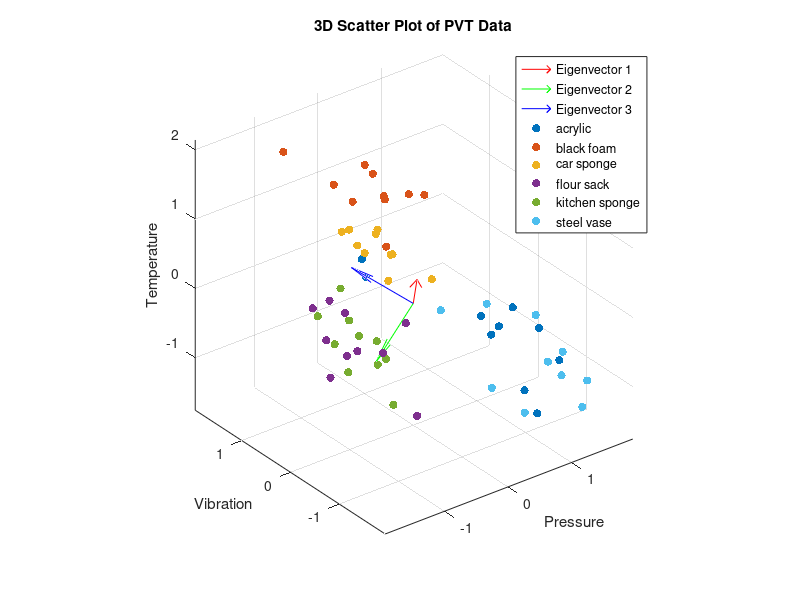
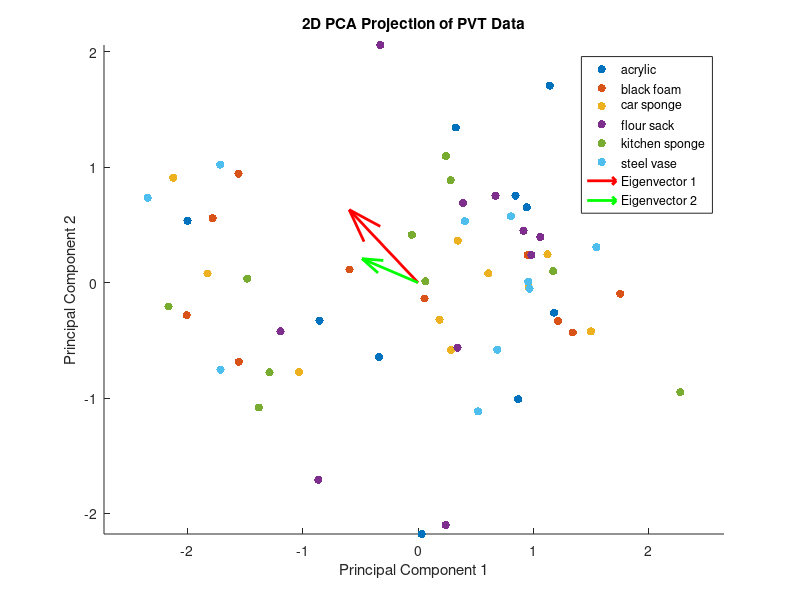
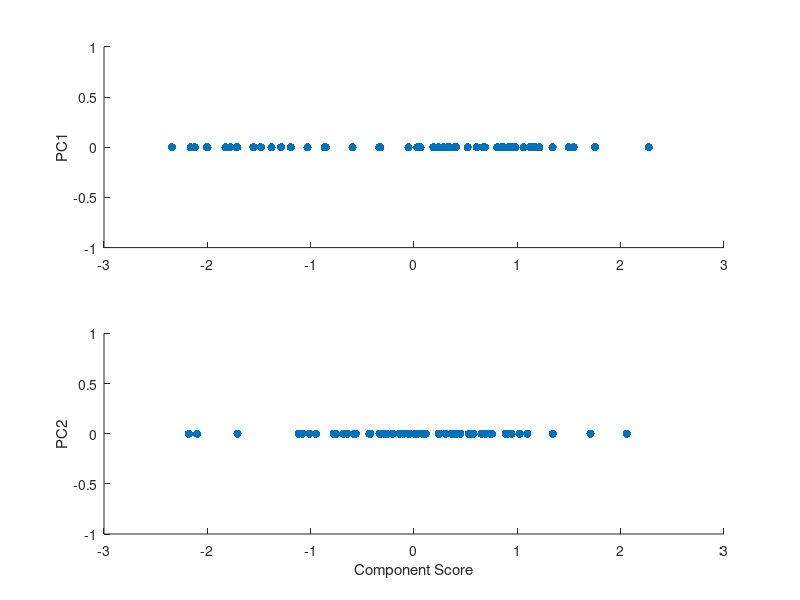

The MATLAB source for these figures, in order: (Note: this script raises an error after producing the figures.)
%question_a
% Load the data from the .mat file
data = load('Lab1/F0_PVT.mat');
colors = lines(6);
% Extract the individual variables
pressure = data.Pressure;
temperature = data.Temperature;
vibration = data.Vibration;

% Standardize the data
pressure_standardized = (pressure - mean(pressure)) ./ std(pressure);
temperature_standardized = (temperature - mean(temperature)) ./ std(temperature);
vibration_standardized = (vibration - mean(vibration)) ./ std(vibration);

pressure_vector = pressure_standardized(:);
temperature_vector = temperature_standardized(:);
vibration_vector = vibration_standardized(:);
% Combine the variables into a single matrix for covariance calculation
% Each column of this matrix represents a variable
combinedData = [pressure_vector, temperature_vector, vibration_vector];


% Calculate the covariance matrix
covarianceMatrix = cov(combinedData);

% Display the covariance matrix
disp(covarianceMatrix);

% Calculate eigenvalues and eigenvectors
[eigenvectors, eigenvalues] = eig(covarianceMatrix);

% eigenvalues are on the diagonal of the eigenvalues matrix
% eigenvalues = diag(eigenvalues);

% Display the results
disp('Eigenvalues:');
disp(eigenvalues);
disp('Eigenvectors:');
disp(eigenvectors);



% question_b
% Origin of the eigenvectors
origin = [0, 0, 0];

% Plotting the eigenvectors
quiver3(origin(1), origin(2), origin(3), eigenvectors(1,1), eigenvectors(2,1), eigenvectors(3,1), 'r');
hold on;
quiver3(origin(1), origin(2), origin(3), eigenvectors(1,2), eigenvectors(2,2), eigenvectors(3,2), 'g');
quiver3(origin(1), origin(2), origin(3), eigenvectors(1,3), eigenvectors(2,3), eigenvectors(3,3), 'b');
for i = 1:size(pressure_standardized, 1)
    scatter3(pressure_standardized(i,:), vibration_standardized(i,:), temperature_standardized(i,:), 36, colors(i,:), 'filled');
end
hold off;

% Setting the plot limits
axis equal;
xlabel('Pressure');
ylabel('Vibration');
zlabel('Temperature');
title('3D Scatter Plot of PVT Data');
grid on;
legend();

% Adding a legend
legend('Eigenvector 1', 'Eigenvector 2', 'Eigenvector 3', 'acrylic', 'black foam', 'car sponge', 'flour sack', 'kitchen sponge', 'steel vase');


%question_c
eigenvalues = diag(eigenvalues);
% Sort the eigenvalues in descending order and get indices
[sorted_eigenvalues, sort_index] = sort(eigenvalues, 'descend');

% Extract the two largest eigenvalues
largest_eigenvalues = sorted_eigenvalues(1:2);

% Extract the eigenvectors corresponding to the two largest eigenvalues
F = eigenvectors(:, sort_index(1:2));

% Display the results
disp('Two Largest Eigenvalues:');
disp(largest_eigenvalues);
disp('Projection Matrix:');
disp(F);

%plot two large eigenvector
meanData = mean(combinedData);

%project tandardized data onto the two largest principal components 
projectedData = combinedData * F;
meanProjectedData = mean(projectedData, 1);

%plot 2D
figure
hold on;
%set object labels
numDataPointsPerObject = size(projectedData, 1) / 6;
objectLabels = repmat(1:6, numDataPointsPerObject, 1);
objectLabels = objectLabels(:);

for obj = 1:6
    % Logical indexing to select rows
    objIndices = objectLabels == obj;
    
    % Plot with corresponding color
    scatter(projectedData(objIndices,1), projectedData(objIndices,2), 36, colors(obj,:), 'filled');
end
quiver(meanProjectedData(1), meanProjectedData(2), F(1,1), F(2,1), 'r', 'LineWidth', 2, 'AutoScale', 'off');
quiver(meanProjectedData(1), meanProjectedData(2), F(1,2), F(2,2), 'g', 'LineWidth', 2, 'AutoScale', 'off');
axis equal;
hold off;

xlabel('Principal Component 1');
ylabel('Principal Component 2');
title('2D PCA Projection of PVT Data');
legend('acrylic', 'black foam', 'car sponge', 'flour sack', 'kitchen sponge', 'steel vase','Eigenvector 1','Eigenvector 2');


%question d
figure;

% Number of principal components
numPCs = size(projectedData, 2);

% Loop through each principal component to create a subplot for each
for i = 1:numPCs
    % Create a subplot for each principal component
    subplot(numPCs, 1, i); 
    scatter(projectedData(:,i), zeros(size(projectedData,1), 1), 'filled');
    % Label y-axis as the current principal component
    ylabel(['PC' num2str(i)]);
end

xlabel('Component Score'); 
%title for all
sgtitle('Distribution Across Principal Components');
